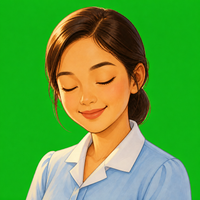
#> input picture Art/char_rachel_blink_raw.png, 200 x 200 px
$ python -i make_rachel_frames.py   (imports and definitions only)
#> lines starting #> are read from the running program, lines starting #| are printed output that depends on the picture; after the words box and inside, x2 and y2 are one past the last pixel; in counts of white or black regions, pixels touching at a corner belong together
#> further down, picture is the input picture: PIL image 200x200 RGB; mean R, G, B 90.5, 158.2, 60.9
"""Cut the five Teacher Rachel frames for the narration ring.

Rachel is drawn head-to-chest and sits inside the hollow branch ring of
Assets/Sprites/ui_narration_panel.png, behind it, with the room showing
through around her - see cut_rachel_portrait.py, which cut the first one off
an old mockup. These frames are drawn instead: an idle face, three mouth
shapes and a blink, generated in Canva from one approved character and left
in Art/ exactly as they arrived.

The whole job of this script is REGISTRATION. Five separately generated
images are five slightly different drawings: a head a few pixels higher, a
shoulder a per cent wider. Shown one after another at nine frames a second,
that drift does not read as talking - it reads as a glitch. So:

  * The placement is measured ONCE, off the idle frame, and every other
    frame is laid down with that same transform rather than its own.
  * Each mouth frame is then nudged - a small search over shift and scale -
    to the position where its silhouette overlaps the idle's most closely.
    Only her mouth should move between frames, and this is what makes that
    true of the finished sprites rather than merely of the prompts.

Two things carried over from cut_rachel_portrait.py, for the same reasons it
gives: the sprite is written on the RING'S OWN SQUARE rather than cropped to
her, so UITheme's RingCentreX / RingCentreY / RingDiameter place her with no
further measuring; and the cut stops a little inside the circle (CLIP), where
the branch covers the seam.

The raw frames may arrive either already cut out or on a flat colour. Both
are handled: an image that is fully opaque has its background flooded away
from the border inwards, which cannot eat anything sealed inside her.

Reads:   Art/char_rachel_{idle,talk1,talk2,talk3,blink}_raw.png
Writes:  Assets/Sprites/char_rachel_portrait.png   (the idle - REPLACES the old one)
         Assets/Sprites/char_rachel_talk1.png
         Assets/Sprites/char_rachel_talk2.png
         Assets/Sprites/char_rachel_talk3.png
         Assets/Sprites/char_rachel_blink.png
         Art/char_rachel_portrait_previous.png     (backup, first run only)
         Art/char_rachel_frames_sheet.png          (a look at all five, not imported)

Run from the repository root:  python3 Tools/make_rachel_frames.py

Then run Tools > SALINLAHI > Refresh UI Theme in Unity, so the narration
panel picks the frames up.
"""
import os
import shutil
import sys

import numpy as np
from PIL import Image, ImageFilter

# name -> where it ends up. The idle keeps the existing sprite's path, and so
# its .meta and its GUID, which is what UITheme.asset already points at.
FRAMES = [
    ("idle",  "Assets/Sprites/char_rachel_portrait.png"),
    ("talk1", "Assets/Sprites/char_rachel_talk1.png"),
    ("talk2", "Assets/Sprites/char_rachel_talk2.png"),
    ("talk3", "Assets/Sprites/char_rachel_talk3.png"),
    ("blink", "Assets/Sprites/char_rachel_blink.png"),
]

RAW = "Art/char_rachel_%s_raw.png"
BACKUP = "Art/char_rachel_portrait_previous.png"
SHEET = "Art/char_rachel_frames_sheet.png"

# The sprite's square.
#
# The ring draws at about 178px at the 1920x1080 reference, and about 240 on
# the tallest tablet the canvas scales up for, so 256 is at or above native
# everywhere the game runs - the portrait it replaces was 236.
#
# It is also as much as there is to use: Canva's API hands an image back at
# 200px however large the drawing it generated, so writing these any bigger
# would only be an upscale wearing a larger file size. If the full-size
# originals are downloaded from Canva by hand into Art/, raise this to 512
# and run the script again.
SIZE = 256

# Stop this far inside the circle - the branch covers the band, and stopping
# short takes the last of the generated background's edge with it.
CLIP = 0.95

# How she is seated in the circle, as fractions of its diameter: how wide she
# is drawn, and how far below the top of the circle her hair starts. Drawn
# smaller than the hollow on purpose - scaled to fill it she is a head in a
# hole, and the chest the brief asks for is all below the cut.
SHOULDER_SPAN = 1.08
HEAD_ROOM = 0.10

# How far the registration search is allowed to move a frame.
SHIFT = 14          # pixels, in the sprite's own square
SCALE = 0.06        # +/- 6 per cent
POLISH = 3          # pixels swept around the measured answer


# [42 lines left out: function main, not called in this run]


# ----------------------------------------------------------------------
# lifting her off whatever she arrived on
# ----------------------------------------------------------------------

def cutout(im):
    """
    Returns her as RGBA with a real alpha channel.

    An image that already has one is taken as it is. One that does not is on
    a flat colour, and the colour is flooded away from the BORDER inwards:
    starting outside means a patch of background colour sealed inside her -
    a glint in an eye, a highlight on her collar - is never reached, which is
    the same trick cut_rachel_portrait.py uses to keep her teeth.
    """
    im = im.convert("RGBA")
    a = np.asarray(im).astype(int)
    if (a[:, :, 3] < 250).mean() > 0.02:
        return im

    rgb = a[:, :, :3]
    h, w, _ = rgb.shape
#> h = 200; w = 200

    # The background colour, as the four corners agree on it.
    corners = np.concatenate([rgb[:8, :8].reshape(-1, 3), rgb[:8, -8:].reshape(-1, 3),
                              rgb[-8:, :8].reshape(-1, 3), rgb[-8:, -8:].reshape(-1, 3)])
#> corners = 256 rows, first 8: [13, 178, 18], [12, 178, 16], [13, 177, 17], [13, 177, 17], [13, 178, 17], [13, 178, 17], [13, 179, 17], [14, 179, 18]
    key = np.median(corners, axis=0)
#> key = [13, 177, 17]
    near = np.abs(rgb - key).sum(axis=2) < 130
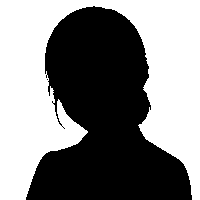
#> near: shape (200, 200) bool; 51.5% white; 2 black regions (1 under 20 px), largest, box (x1, y1, x2, y2) and area: (26, 6, 192, 200) 19389

    out = flood_from_border(near)

    # Bite one more pixel off her, scaled to how big the drawing is. The rim
    # where the key colour was blended into her outline is a halo that is
    # invisible on the colour it came from and obvious over a bedroom wall;
    # taking the blended pixels away is surer than trying to correct them.
    out = grow(out, max(1, int(round(min(h, w) / 400.0))))

    alpha = Image.fromarray(np.where(out, 0, 255).astype(np.uint8))
    alpha = alpha.filter(ImageFilter.GaussianBlur(0.7))

    rgba = im.copy()
    rgba.putalpha(alpha)
    return unfringe(rgba, key)


def flood_from_border(near):
    """Everything of the background colour reachable from the edge of the image."""
    h, w = near.shape
#> h = 200; w = 200
    out = np.zeros((h, w), bool)
    stack = []

    for x in range(w):
        for y in (0, h - 1):
            if near[y, x]:
                stack.append((y, x))
                out[y, x] = True
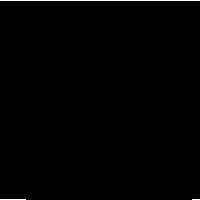
#> out: shape (200, 200) bool; 0.58% white in thin lines or dots
    for y in range(h):
        for x in (0, w - 1):
            if near[y, x] and not out[y, x]:
                stack.append((y, x))
                out[y, x] = True
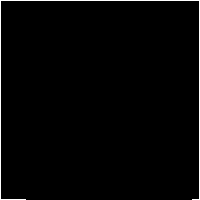
#> out: shape (200, 200) bool; 1.6% white in thin lines or dots

    # Grown a row at a time with numpy rather than pixel by pixel: a 1264
    # square is 1.6 million pixels and a Python queue over that is slow
    # enough to be worth avoiding.
    while True:
        grown = out.copy()
        grown[1:, :] |= out[:-1, :]
        grown[:-1, :] |= out[1:, :]
        grown[:, 1:] |= out[:, :-1]
        grown[:, :-1] |= out[:, 1:]
        grown &= near
        if grown.sum() == out.sum():
            return out
        out = grown


def grow(mask, rounds):
    """Spreads a mask outwards by whole pixels."""
#> called with rounds = 1
    for _ in range(rounds):
        grown = mask.copy()
        grown[1:, :] |= mask[:-1, :]
        grown[:-1, :] |= mask[1:, :]
        grown[:, 1:] |= mask[:, :-1]
        grown[:, :-1] |= mask[:, 1:]
        mask = grown
#> in cutout, `alpha = Image.fromarray(np.where(out, 0, 255).astype(np.uint8))`: alpha: PIL image 200x200 L; 47.1% white; 2 white regions (1 under 20 px), largest, box (x1, y1, x2, y2) and area: (27, 7, 191, 200) 18837
#> in cutout, `alpha = alpha.filter(ImageFilter.GaussianBlur(0.7))`:
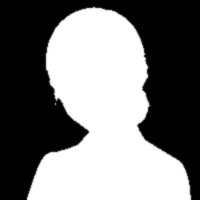
#> alpha: PIL image 200x200 L; min 0, max 255, mean 120.1
    return mask


def unfringe(rgba, key):
    """
    Pulls the keyed colour out of the half-transparent rim.

    A green screen leaves a green halo one or two pixels wide where the edge
    was blended. It is invisible on green and obvious over a bedroom wall, so
    those pixels are pushed back towards their own colour before she is ever
    drawn on anything else.
    """
    a = np.asarray(rgba).astype(float)
    alpha = a[:, :, 3:4] / 255.0
#> alpha: shape (200, 200, 1) float64
    edge = ((alpha > 0.05) & (alpha < 0.95))
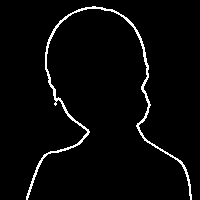
#> edge: shape (200, 200, 1) bool; 3.2% white in thin lines or dots, all inside (x1, y1, x2, y2) = (26, 6, 192, 200)
    if not edge.any():
        return rgba

    pull = np.where(edge, 1.0 - alpha, 0.0)
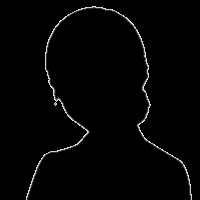
#> pull: shape (200, 200, 1) float64; min 0, max 0.949, mean 0.016
    a[:, :, :3] = np.clip(a[:, :, :3] - pull * (key - a[:, :, :3]), 0, 255)
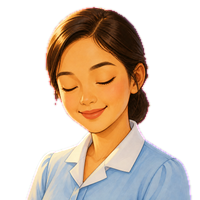
#> a: shape (200, 200, 4) float64; mean R, G, B, A 91.7, 157.7, 61.8, 120.1; transparent parts drawn white
    return Image.fromarray(a.astype(np.uint8), "RGBA")


# ----------------------------------------------------------------------
# seating her in the circle
# ----------------------------------------------------------------------

# [94 lines left out: functions measure, lay, register, centroid, shift, frange, not called in this run]


def iou(a, b):
    union = (a | b).sum()
    return 0.0 if union == 0 else (a & b).sum() / float(union)


# [22 lines left out: functions disc, clip, sheet, not called in this run]


# [2 lines not run here, left out]

>>> from PIL import Image
>>> picture = Image.open('../Art/char_rachel_blink_raw.png')
>>> result = cutout(picture)

$ run again, on Art/char_rachel_talk3_raw.png
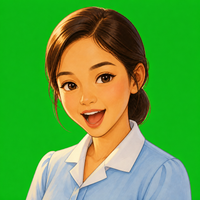
#> input picture Art/char_rachel_talk3_raw.png, 200 x 200 px
#> picture is the input picture: PIL image 200x200 RGB; mean R, G, B 88.5, 159.7, 61.6
#> corners = 256 rows, first 8: [10, 181, 18], [9, 182, 16], [9, 182, 16], [10, 184, 17], [10, 183, 18], [10, 182, 17], [10, 182, 17], [10, 183, 17]
#> key = [10, 182, 17]
#> near: shape (200, 200) bool; 51.4% white; 3 black regions (2 under 20 px), largest, box (x1, y1, x2, y2) and area: (26, 6, 192, 200) 19418
#> in cutout, `rgba.putalpha(alpha)`:
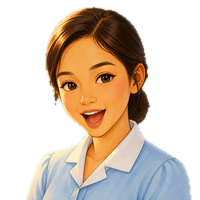
#> rgba: PIL image 200x200 RGBA; mean R, G, B, A 88.5, 159.7, 61.6, 120.3; transparent parts drawn white
#> edge: shape (200, 200, 1) bool; 3.2% white in thin lines or dots, all inside (x1, y1, x2, y2) = (26, 6, 192, 200)
#> in unfringe, `a[:, :, :3] = np.clip(a[:, :, :3] - pull * (key - a[:, :, :3]), 0, 255)`:
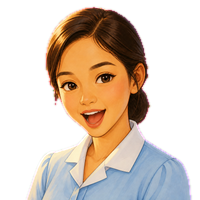
#> a: shape (200, 200, 4) float64; mean R, G, B, A 89.7, 159.1, 62.5, 120.3; transparent parts drawn white
